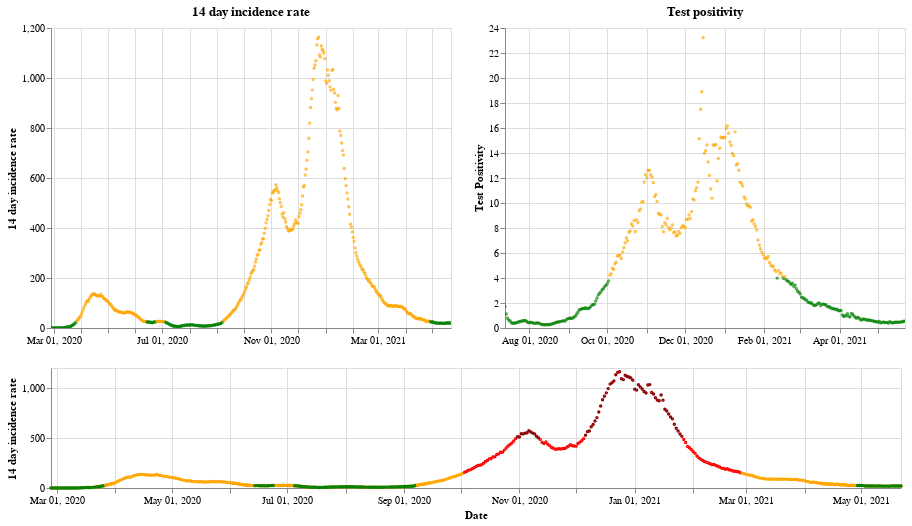

Write notebook code for a chart like this one.
### Markdown cell above
## Wales

### Code cell
plot_traffic_light('Wales')

### Figure 1 — Vega-Lite specification as saved in the notebook (floating-point values rounded to 4 significant figures; data arrays with more than 128 entries replaced by an {"elided": "..."} marker saying what was removed)
{"config": {"view": {"continuousWidth": 400, "continuousHeight": 300}}, "vconcat": [{"hconcat": [{"mark": {"type": "point", "size": 2}, "encoding": {"color": {"condition": {"value": "green", "test": "(datum.twoWeeklyCasesRate <= 25)"}, "value": "orange"}, "tooltip": [{"type": "nominal", "field": "areaName"}, {"type": "temporal", "field": "date"}, {"type": "quantitative", "field": "twoWeeklyCasesRate"}, {"type": "quantitative", "field": "testPositivity"}], "x": {"type": "temporal", "axis": {"title": ""}, "field": "date", "scale": {"domain": {"selection": "DateBrush"}}, "timeUnit": "yearmonthdate"}, "y": {"type": "quantitative", "axis": {"title": "14 day incidence rate"}, "field": "twoWeeklyCasesRate"}}, "title": "14 day incidence rate", "width": 400}, {"mark": {"type": "point", "size": 2}, "encoding": {"color": {"condition": {"value": "green", "test": "(datum.testPositivity <= 4)"}, "value": "orange"}, "tooltip": [{"type": "nominal", "field": "areaName"}, {"type": "temporal", "field": "date"}, {"type": "quantitative", "field": "twoWeeklyCasesRate"}, {"type": "quantitative", "field": "testPositivity"}], "x": {"type": "temporal", "axis": {"title": ""}, "field": "date", "scale": {"domain": {"selection": "DateBrush"}}, "timeUnit": "yearmonthdate"}, "y": {"type": "quantitative", "axis": {"title": "Test Positivity"}, "field": "testPositivity"}}, "title": "Test positivity", "width": 400}]}, {"layer": [{"mark": {"type": "point", "size": 2}, "encoding": {"color": {"condition": {"value": "orange", "test": "((50 && datum.twoWeeklyCasesRate) < 150)"}, "value": "red"}, "opacity": {"condition": {"value": 1, "test": "((50 && datum.twoWeeklyCasesRate) < 500)"}, "value": 0}, "tooltip": [{"type": "nominal", "field": "areaName"}, {"type": "temporal", "field": "date"}, {"type": "quantitative", "field": "twoWeeklyCasesRate"}, {"type": "quantitative", "field": "testPositivity"}], "x": {"type": "temporal", "axis": {"title": "Date"}, "field": "date", "timeUnit": "yearmonthdate"}, "y": {"type": "quantitative", "axis": {"title": "14 day incidence rate"}, "field": "twoWeeklyCasesRate"}}, "selection": {"DateBrush": {"type": "interval", "encodings": ["x"], "fields": ["Time"]}}, "width": 850}, {"mark": {"type": "point", "size": 2}, "encoding": {"color": {"value": "darkred"}, "opacity": {"condition": {"value": 1, "test": "(datum.twoWeeklyCasesRate >= 500)"}, "value": 0}, "tooltip": [{"type": "nominal", "field": "areaName"}, {"type": "temporal", "field": "date"}, {"type": "quantitative", "field": "twoWeeklyCasesRate"}, {"type": "quantitative", "field": "testPositivity"}], "x": {"type": "temporal", "axis": {"title": "Date"}, "field": "date", "timeUnit": "yearmonthdate"}, "y": {"type": "quantitative", "axis": {"title": "14 day incidence rate"}, "field": "twoWeeklyCasesRate"}}, "width": 400}, {"mark": {"type": "point", "size": 2}, "encoding": {"color": {"condition": {"value": "green", "test": "((4 && datum.twoWeeklyCasesRate) < 25)"}, "value": "orange"}, "opacity": {"condition": {"value": 1, "test": "(datum.twoWeeklyCasesRate < 50)"}, "value": 0}, "tooltip": [{"type": "nominal", "field": "areaName"}, {"type": "temporal", "field": "date"}, {"type": "quantitative", "field": "twoWeeklyCasesRate"}, {"type": "quantitative", "field": "testPositivity"}], "x": {"type": "temporal", "axis": {"title": "Date"}, "field": "date", "timeUnit": "yearmonthdate"}, "y": {"type": "quantitative", "axis": {"title": "14 day incidence rate"}, "field": "twoWeeklyCasesRate"}}, "width": 400}], "height": 120, "width": 800}], "data": {"name": "data-cf017c1d1bff2bc51d05e78a4811f25a"}, "$schema": "https://vega.github.io/schema/vega-lite/v4.8.1.json", "datasets": {"data-cf017c1d1bff2bc51d05e78a4811f25a": {"elided": "451 records"}}}
